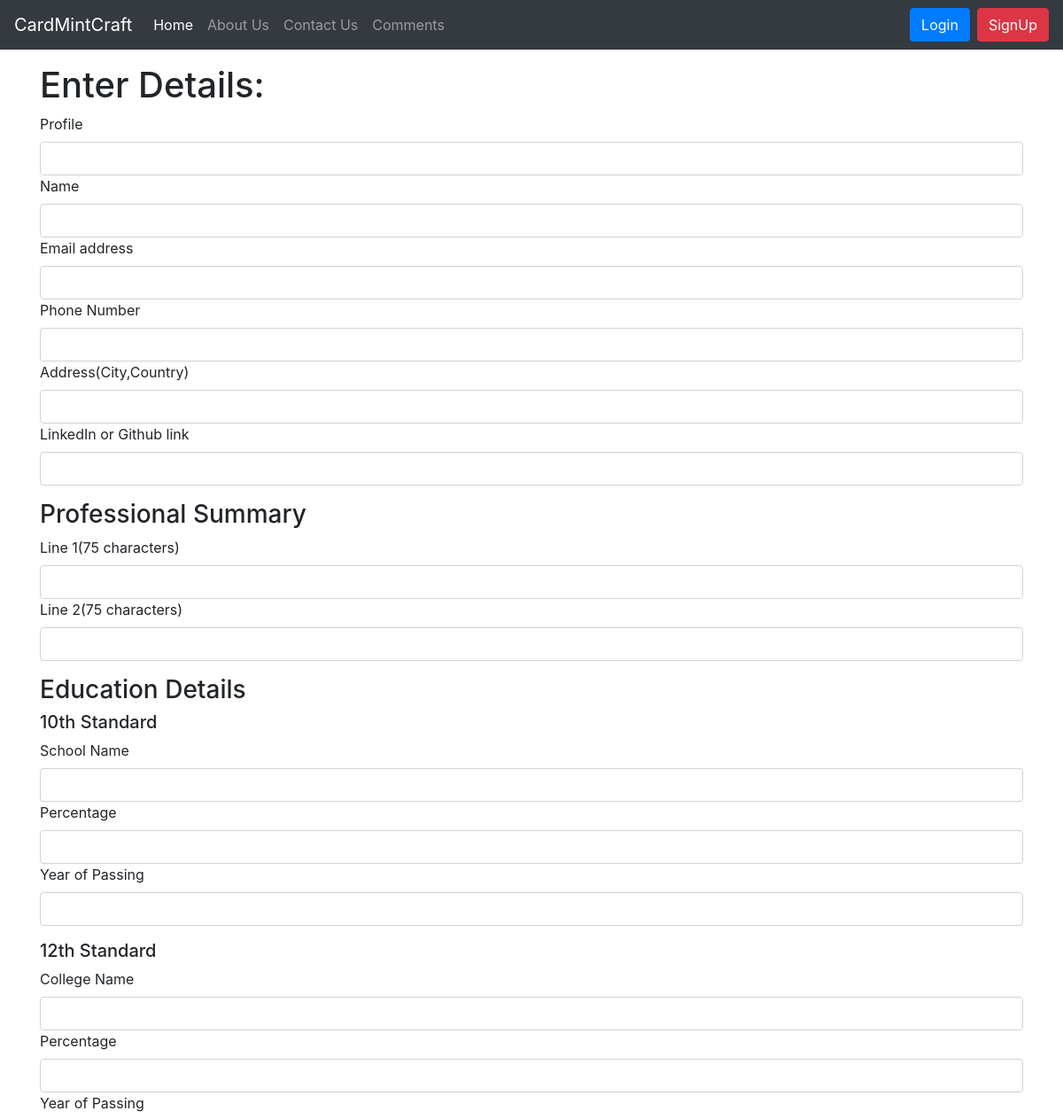
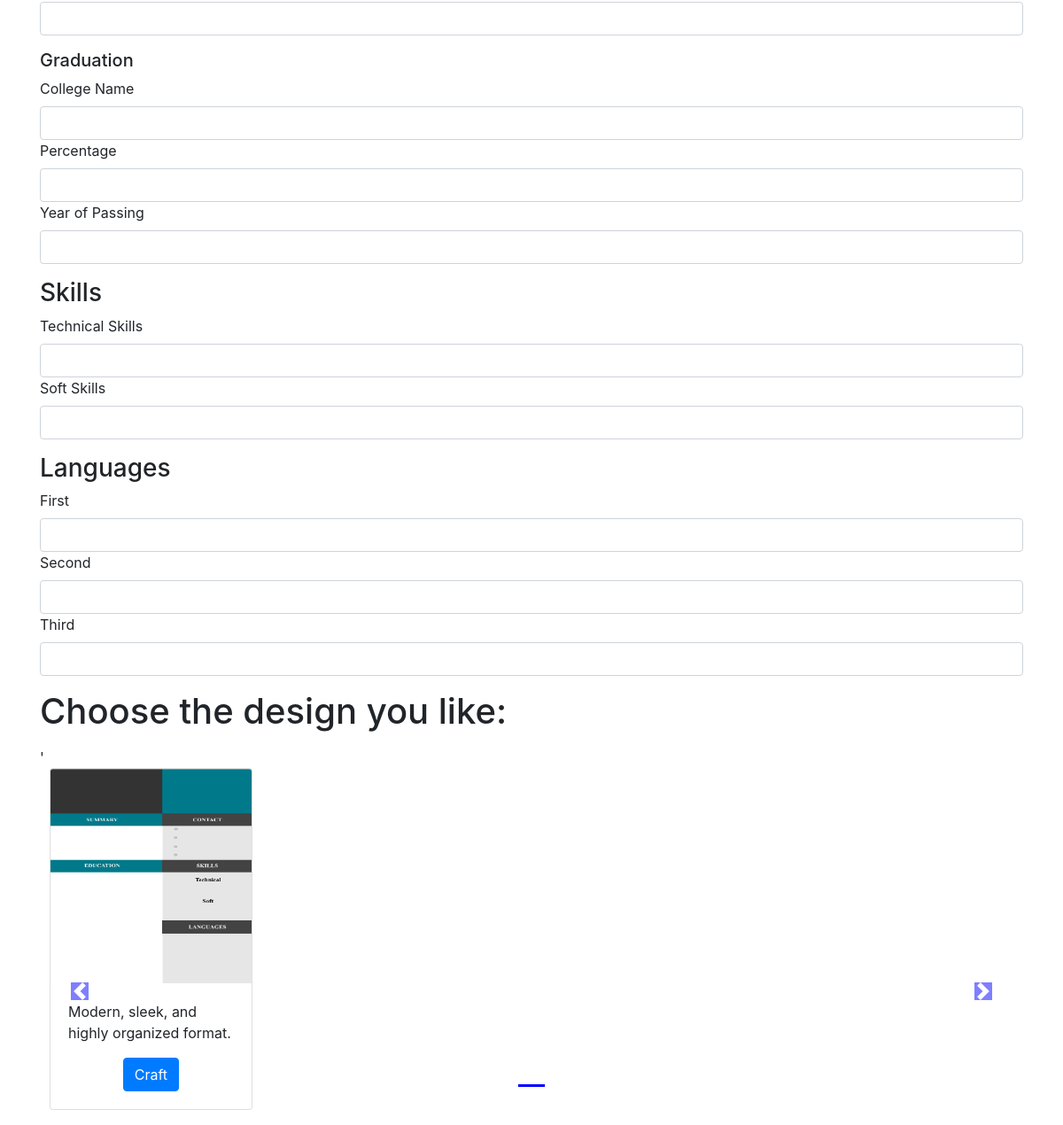
/resume, run on the app's committed database (2 pictures, top to bottom).
### cardmaker/models.py (models this page shows)
class Resume(models.Model):
    id = models.AutoField(primary_key=True)
    desc = models.CharField(max_length=500)
    image = models.ImageField(upload_to="static/resume",default="")

### cardmaker/views.py (the view)
# urls.py: path('resume',views.resume,name="resume"),
def resume(request):
    cards = Resume.objects.all()
    cards = list(cards)
    n = len(cards)
    nSlides = n//4 + ceil((n/4)-(n//4))
    allCards = [[cards,range(1,nSlides),nSlides]]
    params = {'allCards':allCards}
    return render(request,"cardmaker/resume.html",params)

### templates/cardmaker/resume.html (shortened to what this page needs)
{% extends "base.html" %}
{% block homeactive %} active{% endblock homeactive %}
{% block body %}
<form action="/generate_resume_card" method="post" enctype="multipart/form-data"> {% csrf_token %}
  <div class="container my-3">
    <h1>Enter Details:</h1>
    <div class="form-group">
      <label for="name">Profile</label>
      <input type="text" class="form-control" name='profile' id="profile"  required>
      <label for="name">Name</label>
      <input type="text" class="form-control" name='name' id="name"  required>
      <label for="email">Email address</label>
      <input type="email" class="form-control" id="email" name='email'  required>
      <label for="phone">Phone Number</label>
      <input type="phone" pattern="[789][0-9]{9}" class="form-control" id="phone" name='phone' required>
      <label for="address">Address(City,Country)</label>
      <input type="text" class="form-control" name='address' id="address" required>
      <label for="link">LinkedIn or Github link</label>
      <input type="text" class="form-control" name='link' id="link" required>
    </div>
    <div class="form-group">
      <h3>Professional Summary</h3>
      <label for="link">Line 1(75 characters)</label>
      <input type="text" class="form-control" name='summary1' id="summary1" pattern=".{0,75}" required>
      <label for="link">Line 2(75 characters)</label>
      <input type="text" class="form-control" name='summary2' id="summary2" pattern=".{0,75}" required>
    </div>
    <h3>Education Details</h3>
    <h5>10th Standard</h5>
    <div class="form-group">
      <label for="sname">School Name</label>
      <input type="text" class="form-control" name='sname' id="sname" required>
      <label for="sper">Percentage</label>
      <input type="text" class="form-control" name='sper' id="sper" required>
      <label for="syear">Year of Passing</label>
      <input type="text" class="form-control" name='syear' id="syear" required>
    </div>
    <h5>12th Standard</h5>
    <div class="form-group">
      <label for="cname">College Name</label>
      <input type="text" class="form-control" name='cname' id="cname" required>
      <label for="cper">Percentage</label>
      <input type="text" class="form-control" name='cper' id="cper" required>
      <label for="cyear">Year of Passing</label>
      <input type="text" class="form-control" name='cyear' id="cyear" required>
    </div>
    <h5>Graduation</h5>
    <div class="form-group">
      <label for="gname">College Name</label>
      <input type="text" class="form-control" name='gname' id="gname" required>
      <label for="gper">Percentage</label>
      <input type="text" class="form-control" name='gper' id="gper" required>
      <label for="gyear">Year of Passing</label>
      <input type="text" class="form-control" name='gyear' id="gyear" required>
    </div>
    <h3>Skills</h3>
    <div class="form-group">
      <label for="tskills">Technical Skills</label>
      <input type="text" class="form-control" name='tskills' id="tskills" required>
      <label for="sskills">Soft Skills</label>
      <input type="text" class="form-control" name='sskills' id="sskills" required>
    </div>
    <h3>Languages</h3>
    <div class="form-group">
      <label for="flang">First</label>
      <input type="text" class="form-control" name='flang' id="flang" required>
      <label for="slang">Second</label>
      <input type="text" class="form-control" name='slang' id="slang" required>
      <label for="tlang">Third</label>
      <input type="text" class="form-control" name='tlang' id="tlang" required>
    </div>
  </div>
  <div class="container" xmlns:data="http://www.w3.org/1999/xhtml">
    {% for product, range, nSlides in allCards %}
    <h1>Choose the design you like:</h1>
    <div id="demo" class="carousel slide my-3" data-ride="carousel">'
      <ul class="carousel-indicators">
        <li data-target="#demo" data-slide-to="0" class="active"></li>
      </ul>
      <div class="carousel-inner">
        <div class="carousel-item active">
          <div class="col-xs-3 col-sm-3 col-md-3">
            <div class="card" style="width: 14.3rem;">
              <img src='{{product.0.image}}' class="card-img-top" alt="...">
              <div class="card-body">
                <p class="card-text">{{product.0.desc}}</p>
                <div class="d-grid gap-2 col-6 mx-auto">
                  <button type="submit" name="id" value="{{product.0.id}}" class="btn btn-primary">Craft</button>
                </div>
              </div>
            </div>
          </div>
        </div>
      </div>
    </div>
    <a class="carousel-control-prev " href="#demo" role="button" data-slide="prev">
      <span class="carousel-control-prev-icon" aria-hidden="true"></span>
    </a>
    <a class="carousel-control-next" href="#demo" role="button" data-slide="next">
      <span class="carousel-control-next-icon" aria-hidden="true"></span>
    </a>
    {% endfor %}
  </div>
</form>
{% endblock body %}

### data on the page
Resume: image (picture), desc "Modern, sleek, and highly organized format.", {{ product.0.id }} 1 (drawn)
